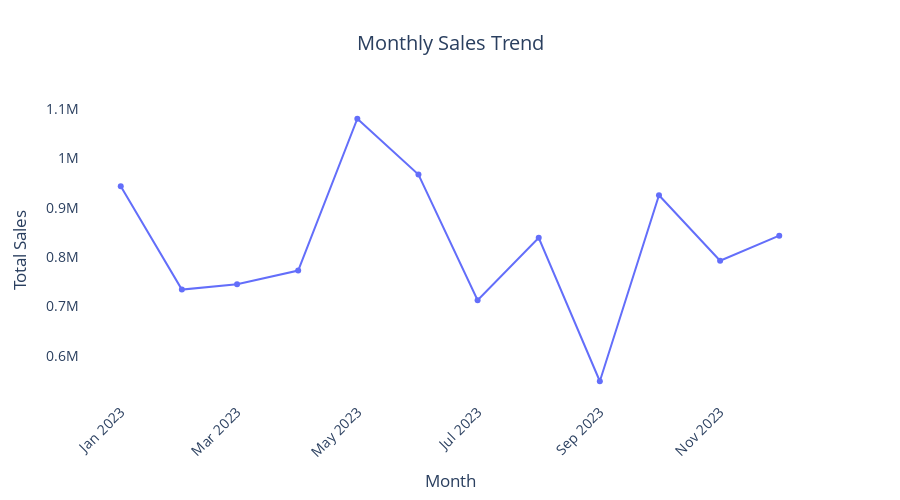

Notebook code cell kept with this figure:
### Code cell
df["Purchase_Date"] = pd.to_datetime(df["Purchase_Date"])
df["Month"] = df["Purchase_Date"].dt.to_period("M").astype(str)

monthly_sales = df.groupby("Month", as_index=False)["Total_Amount"].sum()
monthly_sales = monthly_sales.sort_values("Month")

fig5 = px.line(
    monthly_sales,
    x="Month",
    y="Total_Amount",
    title="Monthly Sales Trend",
    markers=True,
    labels={"Total_Amount": "Total Sales", "Month": "Month"}
)

fig5.update_layout(
    title_x=0.5,
    font=dict(size=14),
    plot_bgcolor='rgba(0,0,0,0)',
    paper_bgcolor='white',
    xaxis_tickangle=-45,
    height=500
)
fig5.show()

### Figure 1 — Plotly figure (JSON) as saved in the notebook; plotly's stock layout.template omitted (floating-point values rounded to 4 significant figures)
{"data": [{"hovertemplate": "Month=%{x}<br>Total Sales=%{y}<extra></extra>", "legendgroup": "", "line": {"color": "#636efa", "dash": "solid"}, "marker": {"symbol": "circle"}, "mode": "lines+markers", "name": "", "orientation": "v", "showlegend": false, "type": "scatter", "x": ["2023-01", "2023-02", "2023-03", "2023-04", "2023-05", "2023-06", "2023-07", "2023-08", "2023-09", "2023-10", "2023-11", "2023-12"], "xaxis": "x", "y": [943224, 734142, 744754, 772724, 1080142, 967142, 712724, 838918, 548448, 925254, 792448, 843336], "yaxis": "y"}], "layout": {"font": {"size": 14}, "height": 500, "legend": {"tracegroupgap": 0}, "paper_bgcolor": "white", "plot_bgcolor": "rgba(0,0,0,0)", "title": {"text": "Monthly Sales Trend", "x": 0.5}, "xaxis": {"anchor": "y", "domain": [0, 1], "tickangle": -45, "title": {"text": "Month"}}, "yaxis": {"anchor": "x", "domain": [0, 1], "title": {"text": "Total Sales"}}}}
